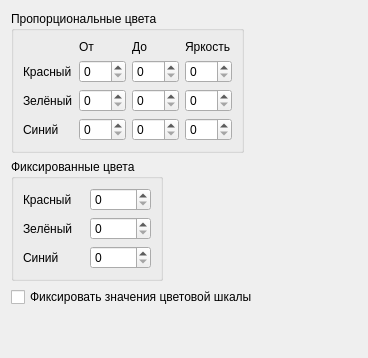
     <widget class="QWidget" name="tab_3">
      <attribute name="title">
       <string>Рендеринг</string>
      </attribute>
      <layout class="QHBoxLayout" name="horizontalLayout_15">
       <item>
        <layout class="QVBoxLayout" name="verticalLayout_12">
         <property name="sizeConstraint">
          <enum>QLayout::SetFixedSize</enum>
         </property>
         <item>
          <layout class="QHBoxLayout" name="horizontalLayout_3">
           <item>
            <widget class="QGroupBox" name="groupBox_2">
             <property name="title">
              <string>Пропорциональные цвета</string>
             </property>
             <layout class="QGridLayout" name="gridLayout">
              <item row="3" column="2">
               <widget class="QSpinBox" name="blueEndBox">
                <property name="maximum">
                 <number>255</number>
                </property>
               </widget>
              </item>
              <item row="3" column="3">
               <widget class="QSpinBox" name="blueLightBox">
                <property name="maximum">
                 <number>255</number>
                </property>
               </widget>
              </item>
              <item row="0" column="3">
               <widget class="QLabel" name="label_11">
                <property name="text">
                 <string>Яркость</string>
                </property>
               </widget>
              </item>
              <item row="1" column="2">
               <widget class="QSpinBox" name="redEndBox">
                <property name="maximum">
                 <number>255</number>
                </property>
               </widget>
              </item>
              <item row="1" column="1">
               <widget class="QSpinBox" name="redStartBox">
                <property name="maximum">
                 <number>255</number>
                </property>
               </widget>
              </item>
              <item row="0" column="1">
               <widget class="QLabel" name="label_9">
                <property name="text">
                 <string>От</string>
                </property>
               </widget>
              </item>
              <item row="0" column="2">
               <widget class="QLabel" name="label_10">
                <property name="text">
                 <string>До</string>
                </property>
               </widget>
              </item>
              <item row="2" column="0">
               <widget class="QLabel" name="label_6">
                <property name="text">
                 <string>Зелёный</string>
                </property>
               </widget>
              </item>
              <item row="1" column="3">
               <widget class="QSpinBox" name="redLightBox">
                <property name="maximum">
                 <number>255</number>
                </property>
               </widget>
              </item>
              <item row="1" column="0">
               <widget class="QLabel" name="label_5">
                <property name="text">
                 <string>Красный</string>
                </property>
               </widget>
              </item>
              <item row="2" column="2">
               <widget class="QSpinBox" name="greenEndBox">
                <property name="maximum">
                 <number>255</number>
                </property>
               </widget>
              </item>
              <item row="3" column="1">
               <widget class="QSpinBox" name="blueStartBox">
                <property name="maximum">
                 <number>255</number>
                </property>
               </widget>
              </item>
              <item row="3" column="0">
               <widget class="QLabel" name="label_8">
                <property name="text">
                 <string>Синий</string>
                </property>
               </widget>
              </item>
              <item row="2" column="1">
               <widget class="QSpinBox" name="greenStartBox">
                <property name="maximum">
                 <number>255</number>
                </property>
               </widget>
              </item>
              <item row="2" column="3">
               <widget class="QSpinBox" name="greenLightBox">
                <property name="maximum">
                 <number>255</number>
                </property>
               </widget>
              </item>
             </layout>
            </widget>
           </item>
           <item>
            <spacer name="horizontalSpacer">
             <property name="orientation">
              <enum>Qt::Horizontal</enum>
             </property>
             <property name="sizeHint" stdset="0">
              <size>
               <width>113</width>
               <height>20</height>
              </size>
             </property>
            </spacer>
           </item>
          </layout>
         </item>
         <item>
          <layout class="QHBoxLayout" name="horizontalLayout_4">
           <item>
            <widget class="QGroupBox" name="groupBox_3">
             <property name="title">
              <string>Фиксированные цвета</string>
             </property>
             <layout class="QGridLayout" name="gridLayout_2">
              <item row="0" column="0">
               <widget class="QLabel" name="label_13">
                <property name="text">
                 <string>Красный</string>
                </property>
               </widget>
              </item>
              <item row="1" column="1">
               <widget class="QSpinBox" name="greenFixedBox">
                <property name="maximum">
                 <number>255</number>
                </property>
               </widget>
              </item>
              <item row="2" column="1">
               <widget class="QSpinBox" name="blueFixedBox">
                <property name="maximum">
                 <number>255</number>
                </property>
               </widget>
              </item>
              <item row="2" column="0">
               <widget class="QLabel" name="label_14">
                <property name="text">
                 <string>Синий</string>
                </property>
               </widget>
              </item>
              <item row="1" column="0">
               <widget class="QLabel" name="label_12">
                <property name="text">
                 <string>Зелёный</string>
                </property>
               </widget>
              </item>
              <item row="0" column="1">
               <widget class="QSpinBox" name="redFixedBox">
                <property name="maximum">
                 <number>255</number>
                </property>
               </widget>
              </item>
             </layout>
            </widget>
           </item>
           <item>
            <spacer name="horizontalSpacer_2">
             <property name="orientation">
              <enum>Qt::Horizontal</enum>
             </property>
             <property name="sizeHint" stdset="0">
              <size>
               <width>114</width>
               <height>20</height>
              </size>
             </property>
            </spacer>
           </item>
          </layout>
         </item>
         <item>
          <widget class="QCheckBox" name="fixedColorScaleCheckBox">
           <property name="text">
            <string>Фиксировать значения цветовой шкалы</string>
           </property>
          </widget>
         </item>
         <item>
          <spacer name="verticalSpacer_3">
           <property name="orientation">
            <enum>Qt::Vertical</enum>
           </property>
           <property name="sizeHint" stdset="0">
            <size>
             <width>20</width>
             <height>40</height>
            </size>
           </property>
          </spacer>
         </item>
        </layout>
       </item>
       <item>
        <layout class="QHBoxLayout" name="horizontalLayout_14">
         <property name="sizeConstraint">
          <enum>QLayout::SetDefaultConstraint</enum>
         </property>
         <property name="leftMargin">
          <number>0</number>
         </property>
         <property name="topMargin">
          <number>0</number>
         </property>
         <property name="rightMargin">
          <number>0</number>
         </property>
         <property name="bottomMargin">
          <number>0</number>
         </property>
        </layout>
       </item>
      </layout>
     </widget>
